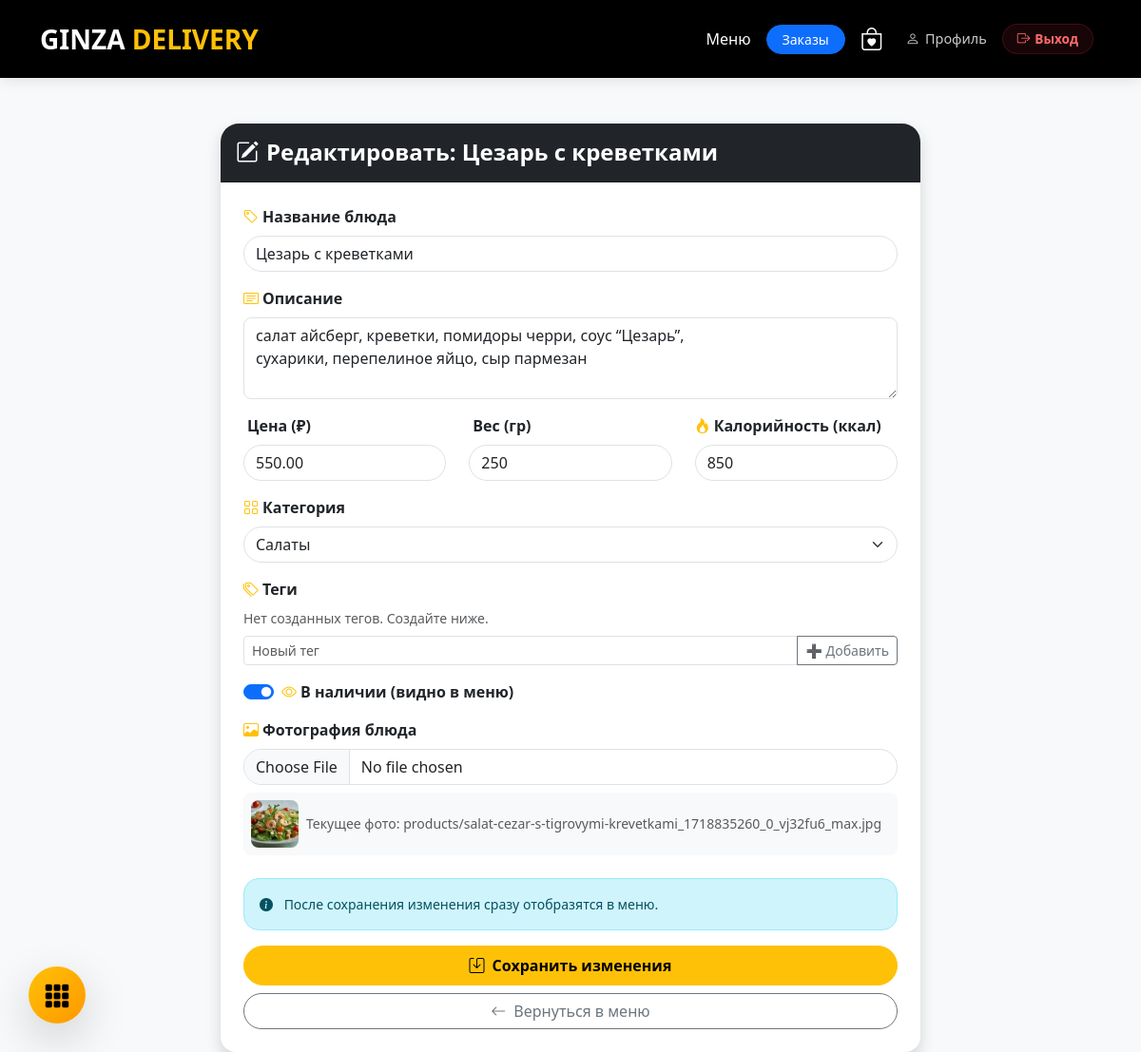
The app's page /product/edit/3/ (signed in), older data.
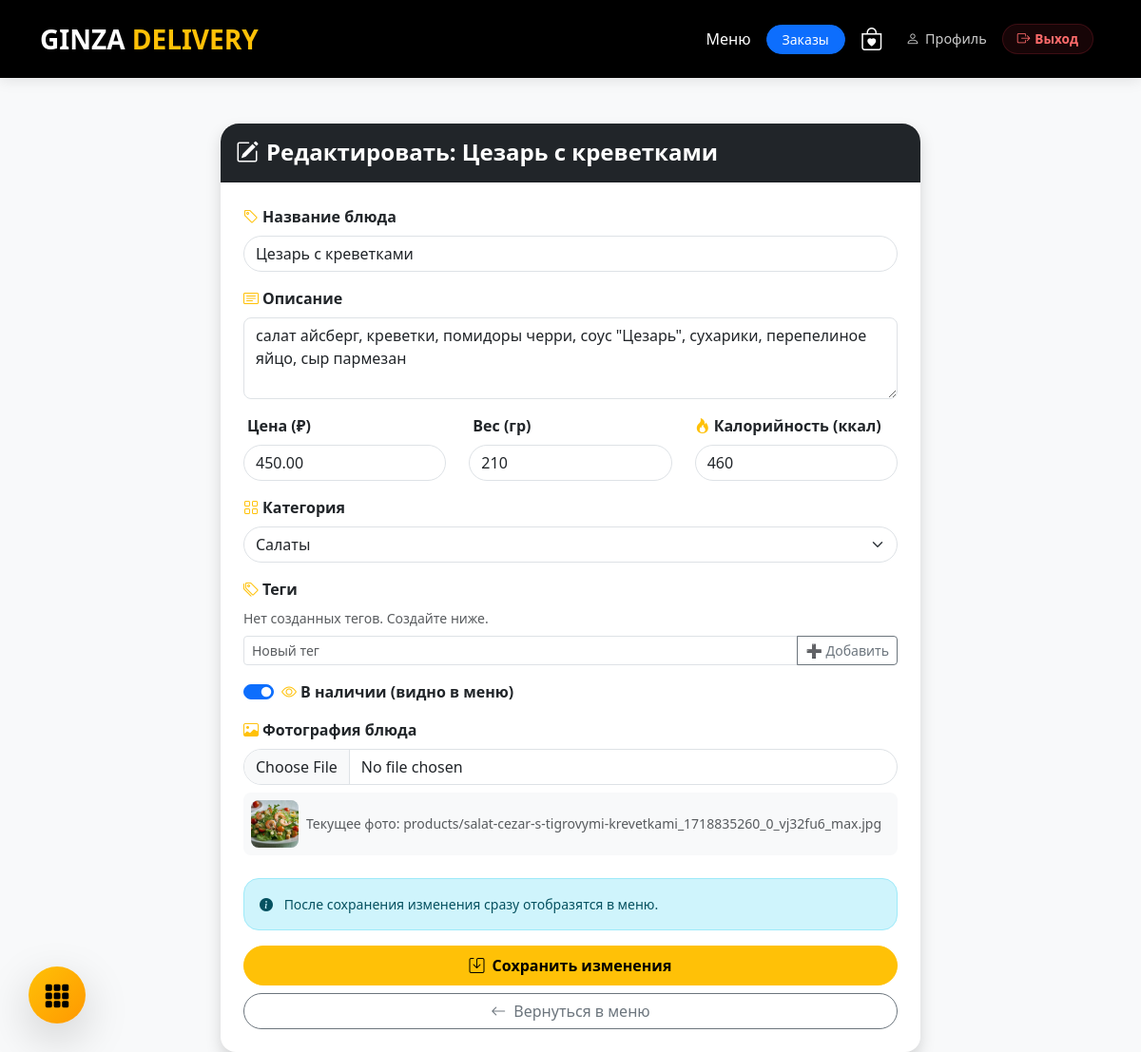
The same page, newer data.
### main/models.py (models this page shows, shortened)
class Product(models.Model):
    DISH_TYPE_CHOICES = [
        ('salad', 'Салат'),
        ('soup', 'Суп'),
        ('main', 'Горячее блюдо'),
        ('side', 'Гарнир'),
        ('sauce', 'Соус'),
        ('drink', 'Напиток'),
        ('dessert', 'Десерт'),
        ('other', 'Другое'),
    ]
    category = models.ForeignKey(Category, related_name='products', on_delete=models.CASCADE, verbose_name='Категория')
    name = models.CharField('Название блюда', max_length=255)
    description = models.TextField('Описание (состав)', blank=True)
    price = models.DecimalField('Цена', max_digits=10, decimal_places=2)
    weight = models.IntegerField('Вес (гр/мл)', null=True, blank=True)
    calories = models.IntegerField('Калорийность (ккал)', null=True, blank=True, default=0,
                                   validators=[MinValueValidator(0), MaxValueValidator(2000)])
    image = models.ImageField('Фото блюда', upload_to='products/', blank=True, null=True)
    is_active = models.BooleanField('В наличии', default=True)
    tags = models.ManyToManyField(Tag, blank=True, verbose_name="Теги")
    dish_type = models.CharField('Тип блюда', max_length=20, choices=DISH_TYPE_CHOICES, default='other')
    class Meta:
        verbose_name = 'Блюдо'
        verbose_name_plural = 'Блюда'

class Category(models.Model):
    name = models.CharField('Название категории', max_length=100)
    class Meta:
        verbose_name = 'Категория'
        verbose_name_plural = 'Категории'

### main/views.py (the view, shortened to what this page needs)
# urls.py: path('product/edit/<int:product_id>/', views.edit_product, name='edit_product'),
@staff_member_required
def edit_product(request, product_id):
    product = get_object_or_404(Product, id=product_id)
    categories = Category.objects.all()
    return render(request, 'main/edit_product.html', {
        'product': product,
        'categories': categories,
        'all_tags': Tag.objects.all(),
    })

### main/templates/main/edit_product.html (shortened to what the changed rows need)
{% extends 'base.html' %}
{% block content %}
<div class="container mt-5">
    <div class="row justify-content-center">
        <div class="col-md-8">
            <div class="card shadow rounded-4 border-0">
                <div class="card-header bg-dark text-white py-3" style="border-radius: 1.2rem 1.2rem 0 0;">
                    <h4 class="mb-0 fw-bold">
                        <i class="bi bi-pencil-square me-2"></i>Редактировать: {{ product.name }}
                    </h4>
                </div>
                <div class="card-body p-4">
                    <form method="post" enctype="multipart/form-data" id="editProductForm">
                        <div class="mb-3">
                            <label class="form-label fw-bold">
                                <i class="bi bi-tag me-1 text-warning"></i>Название блюда
                            </label>
                            <input type="text" name="name" class="form-control rounded-pill" value="{{ product.name }}" required>
                        </div>
                        <div class="mb-3">
                            <label class="form-label fw-bold">
                                <i class="bi bi-card-text me-1 text-warning"></i>Описание
                            </label>
                            <textarea name="description" class="form-control rounded-3" rows="3" placeholder="Состав блюда, особенности...">{{ product.description }}</textarea>
                        </div>
                        <div class="row">
                            <div class="col-md-4 mb-3">
                                <label class="form-label fw-bold">
                                    Цена (₽)
                                </label>
                                <input type="number" step="0.01" name="price" class="form-control rounded-pill" value="{{ product.price|stringformat:'.2f'|safe }}" required>
                            </div>
                            <div class="col-md-4 mb-3">
                                <label class="form-label fw-bold">
                                    Вес (гр)
                                </label>
                                <input type="number" name="weight" class="form-control rounded-pill" value="{{ product.weight }}">
                            </div>
                            <div class="col-md-4 mb-3">
                                <label class="form-label fw-bold">
                                    <i class="bi bi-fire me-1 text-warning"></i>Калорийность (ккал)
                                </label>
                                <input type="number" name="calories" class="form-control rounded-pill"
                                        value="{{ product.calories|default:0 }}"
                                        placeholder="Калории ккал" min="0" max="2000" step="1">
                            </div>
                        </div>
                        <div class="mb-3">
                            <label class="form-label fw-bold">
                                <i class="bi bi-grid me-1 text-warning"></i>Категория
                            </label>
                            <select name="category" class="form-select rounded-pill">
                                {% for category in categories %}
                                <option value="{{ category.id }}" {% if category.id == product.category.id %}selected{% endif %}>
                                    {{ category.name }}
                                </option>
                                {% endfor %}
                            </select>
                        </div>
                        <div class="mb-3">
                            <div class="form-check form-switch">
                                <input class="form-check-input" type="checkbox" name="is_active" id="activeSwitch" {% if product.is_active %}checked{% endif %}>
                                <label class="form-check-label fw-bold" for="activeSwitch">
                                    <i class="bi bi-eye me-1 text-warning"></i>В наличии (видно в меню)
                                </label>
                            </div>
                        </div>
                        <div class="mb-4">
                            {% if product.image %}
                                <div class="mt-2 p-2 bg-light rounded-3 d-flex align-items-center gap-2">
                                    <img src="{{ product.image.url }}" width="50" height="50" class="rounded-3 object-fit-cover">
                                    <div class="small text-muted">Текущее фото: {{ product.image.name }}</div>
                                </div>
                            {% endif %}
                        </div>
                    </form>
                </div>
            </div>
        </div>
    </div>
</div>
{% endblock %}

Row changes from the older to the newer data that the page shows:
changed Product "Цезарь с креветками": description "салат айсберг, креветки, помидоры черри, соус “Цезарь”, сухарики, перепелиное яйцо, сыр пармезан" → "салат айсберг, креветки, помидоры черри, соус \"Цезарь\", сухарики, перепелиное яйцо, сыр пармезан"; price "550.00" → "450.00"; weight "250" → "210"; calories "850" → "460"
